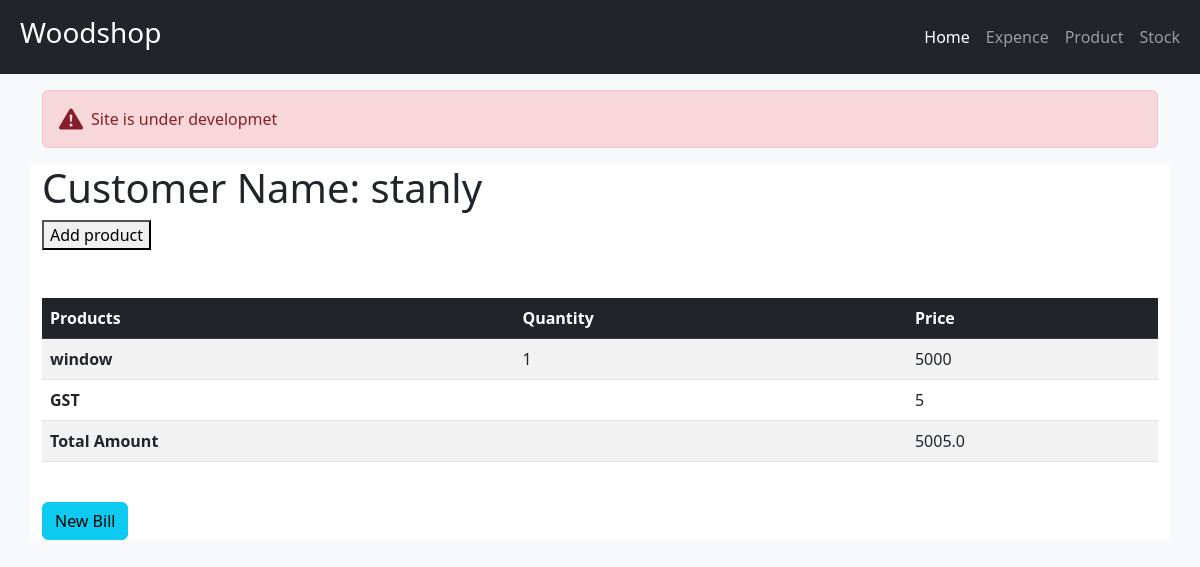
The app's page /bill/2 with its own data.
### app/models.py (models this page shows, shortened)
class Bill(models.Model):
    bill_num=models.AutoField(primary_key=True)
    customer_name=models.CharField(max_length=20,null=True)
    products=models.ManyToManyField('bill_product')
    total_sum=models.FloatField(default=2.0)
    def add_product(self):
        return reverse('add-bill-product',args=[str(self.bill_num)])

class bill_product(models.Model):
    bill_product_num=models.AutoField(primary_key=True)
    bill_item=models.ForeignKey('bill',on_delete=models.SET_NULL,null=True)
    billprod=models.ForeignKey('product',on_delete=models.SET_NULL,null=True)
    quantity=models.IntegerField(default=1,help_text='default is 1')

class Product(models.Model):
    name=models.CharField(max_length=15,null=True)
    price=models.IntegerField(null=True)

### app/views.py (the view)
# urls.py: path('bill/<int:pk>',views.billdetail,name='bill-detail'),
def billdetail(request,pk):
    bill_obj=Bill.objects.get(bill_num=pk)
    bill_prds=bill_product.objects.filter(bill_item=bill_obj)
    context={
        'bill':bill_obj,
        'products':bill_prds
    }
    return render(request,'app/bill_detail.html',context)

### app/templates/app/bill_detail.html
{% extends 'app/main.html' %}
		{% block content %}
		<div class="container bg-white">
			<h1>Customer Name: {{bill.customer_name}}</h1>
			<a href="{{bill.add_product}}"><button>Add product</button></a><br><br>
			<table class="table table-striped">
				<br>
				<thead class="table-dark">
				<tr>
					<th>Products</th>
					<th>Quantity</th>
					<th></th>
					<th>Price</th>
				</tr>
			</thead>
				{% for product in products %}
				<tr>
					<td><b> {{ product.billprod.name }}</b></td>
					<td>{{ product.quantity }}</td>
					<td></td>
					<td>{{ product.billprod.price }}</td>
				</tr>
				{% endfor %}
				<tr>
					<td><b>GST</b> </td>
					<td></td>
					<td></td>
					<td>5</td>
				</tr>
				<tr>
					<td>
						<b>Total Amount</b>
					</td>
					<td></td>
					<td></td>
					<td>
						{{bill.total_sum}}
					</td>
				</tr>
			</table><br>
			<a href="{% url 'bill-add' %}" class="btn btn-info">New Bill</a>
		</div>
        {% endblock %}

### records on screen
Bill: customer_name "stanly", total_sum "5005.0"
bill_product: billprod.name "window", quantity "1", billprod.price "5000"
